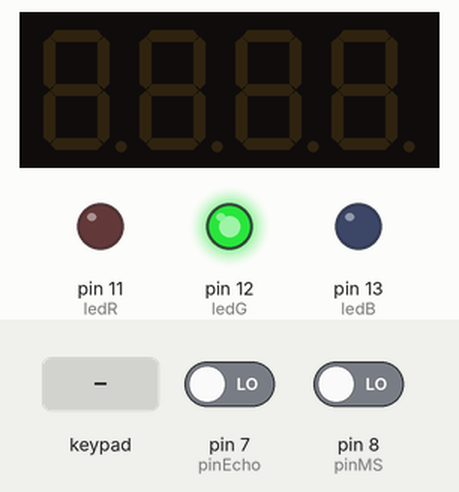
The sketch below on a simulated Arduino Uno, built with avr-gcc and run on an emulated ATmega328P. Parts: 4-digit seven-segment display, output pins drawn as LEDs (lit = HIGH). Dashed ring = blinking. Inputs (shaded band) come from the test bench; at power-on: pin 8 (pinMS) LOW, pin 7 (pinEcho) LOW. Pins used as bus, display or sensor lines are not drawn.

Above: at 2.7 s.
2.8 s: keypad keys 1 3 9 7 pressed 0.4 s apart
At 6.9 s:
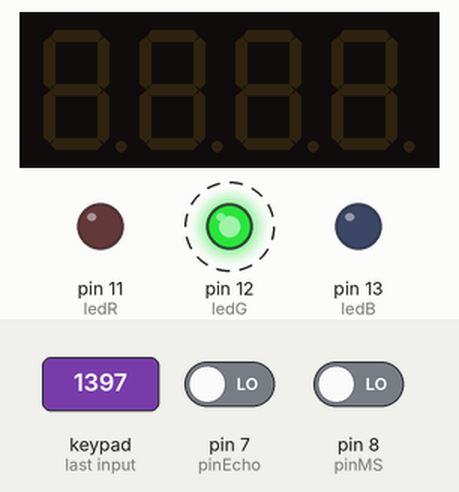
7.4 s: pin 8 (pinMS) driven HIGH
At 9.1 s:
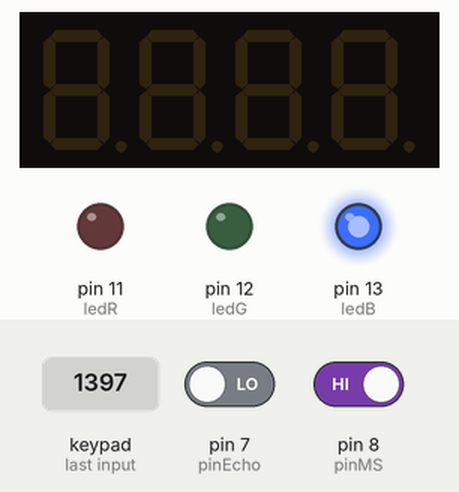
9.9 s: pin 8 (pinMS) driven LOW
At 12.8 s:
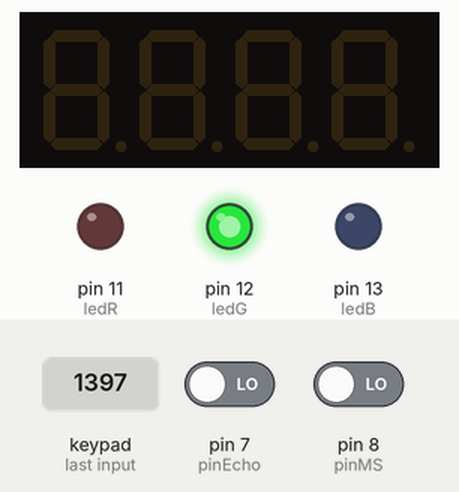
12.9 s: keypad keys 9 8 7 6 pressed 0.4 s apart
At 15.7 s:
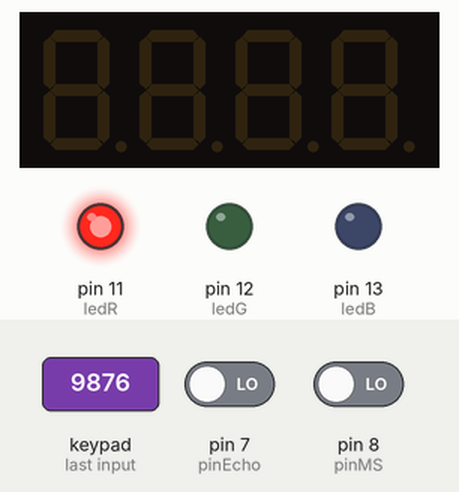
Timing chart, 0 to 17.2 s (numbered marks = the images above; inputs shaded):
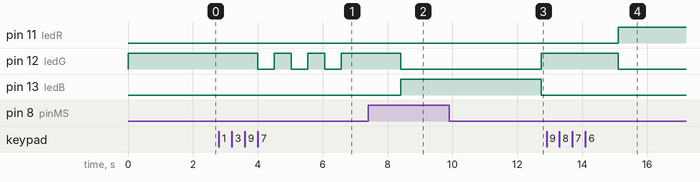

The sketch:

2.6.ino
```cpp
#include <TM1637.h>
#include <Keypad.h>
//password
const String correctPass = "9876";
const int FROM_OUTSIDE = 0;
const int FROM_INSIDE = 1;

// movement sensor
int pinMS = 8;

// digitalTube
int pinClk = 10;
int pinDio = 9;
TM1637 screen(pinClk, pinDio);

// keypad
const byte nRows = 4;
const byte nColumns = 4;
byte pRows[nRows] = {2, 3, 4, 5};
byte pColumns[nColumns] = {A0, A1, A2, A3};
char keys[nRows][nColumns] = {
    {'1', '2', '3', 'A'},
    {'4', '5', '6', 'B'},
    {'7', '8', '9', 'C'},
    {'*', '0', '#', 'D'}};
Keypad keybd = Keypad(makeKeymap(keys), pRows, pColumns, nRows, nColumns);

// leds
int ledR = 11;
int ledG = 12;
int ledB = 13;
int offColor = 0;
int onColor = 255;

// ultrasounds
long distance;
long responseTime;
int pinTrig = 6;
int pinEcho = 7;

// global vars
int changeTimeBit = 0; // if the user is changing the time of the door
int entryBit = 0;      // if user is entering
int inBit = 0;         // means nobody went inside the building
bool isSomebodyOutside = false;
bool isSomebodyInside = false;
char keyPressed = '\0';
int leaveBit = 0;     // if user is leaving
double mls;           // time passed from the door was opened
String newTime = "";  // new time introduce from the user
int openBit = 0;      // if the door is opened value = 1
String pass = "";     // the password introduced by the user
int people = 0;       // counter of how many went inside
int closeTime = 5000; // by default is 5000

void setup()
{
  Serial.begin(9600);
  // leds
  pinMode(ledR, OUTPUT);
  pinMode(ledG, OUTPUT);
  pinMode(ledB, OUTPUT);
  digitalWrite(ledR, LOW);
  digitalWrite(ledG, HIGH);
  digitalWrite(ledB, LOW);

  // ultrasounds
  pinMode(pinTrig, OUTPUT);
  pinMode(pinEcho, INPUT);

  // movementSensor
  pinMode(pinMS, INPUT);

  // digitalTube
  init();
  screen.init();
  screen.set(BRIGHT_TYPICAL);
  delay(1500);
}

/**
 * This function checks if someone tries to go inside. First checks if the password introduced is correct.
 * After that, if is correct sets the entryBit to 1 and open the door calling the openDoor method (that sets the openBit to 1).
 * If openBit is 1 it starts to check if someone is inside and outside. If the user went inside and leave the sensors the door close.
 * If he went inside but the outside sensor detects something it not close the door.
 */
void entry()
{
  if (openBit == 0)
  {
    if (isDigit(keyPressed))
    {
      pass += keyPressed;
    }
    if (pass.length() == 4)
    {
      //       if the pass is correct
      if (pass.equals(correctPass))
      {
        Serial.println("correct pass");
        entryBit = 1;
        openDoor(FROM_OUTSIDE);
      }
      else
      {
        for (int i = 0; i < 3; i++)
        {
          Serial.println("incorrect pass");
          turnOffLed();
          delay(500);
          changeLedColorGreen();
          delay(500);
        }
      }
      pass = "";
    }
  }
  // if the password was correct the door is open
  if (openBit == 1)
  {
    // checks the sensors
    checkUserGetCloseToDoor();
    checkUserGoInside();
    if ((millis() - mls >= closeTime || keybd.getKey() == 'C') && !isSomebodyOutside && !isSomebodyInside && inBit == 1)
    {
      resetValues();
      people++;
      screen.display(0, people);
    }
  }
}

/**
 * This funtion controls the path if the user go from inside to outside
 */
void leave()
{
  // If the inside sensor detects, first door will open
  // and we waits until user go outside
  checkUserGoOutside();
  if (openBit == 1)
  {
    checkUserGetCloseToDoor();
    if (isSomebodyOutside && !isSomebodyInside)
    {
      resetValues();
    }
  }
}

/**
 * Opens the door, sets de openBit to 1 and start the chronometer
 */
void openDoor(int from)
{
  delay(1000);
  //  Serial.println("entro");
  if (from == FROM_OUTSIDE)
    changeLedColorRed();
  if (from == FROM_INSIDE)
    changeLedColorBlue();
  openBit = 1;
  mls = millis();
}

/**
 * If the inside sensor detects something it opens the door and sets de leaveBit to 1
 * so the leave path is chosen
 */
void checkUserGoOutside()
{
  if (digitalRead(pinMS) == HIGH)
  {
    Serial.println("Somebody go out!");
    openDoor(FROM_INSIDE);
    isSomebodyInside = true;
    openBit = 1;
    leaveBit = 1;
  }
  else
  {
    isSomebodyInside = false;
  }
}

/**
 * Checks if somebody is outside the door
 */
void checkUserGetCloseToDoor()
{
  // if there is something close to 10cm the door will not close
  // after 5 seconds the counter will reset to 0
  digitalWrite(pinTrig, LOW);
  delayMicroseconds(5);
  digitalWrite(pinTrig, HIGH);
  delayMicroseconds(10);
  responseTime = pulseIn(pinEcho, HIGH);
  distance = int(0.01716 * responseTime);
  if (distance < 10)
  {
    Serial.println("sensor fuera");
    isSomebodyOutside = true;
  }
  else
  {
    isSomebodyOutside = false;
  }
  delay(100);
}

/**
 * Checks if somebody went inside.
 * Sets the inBit to 1
 */
void checkUserGoInside()
{
  if (digitalRead(pinMS) == HIGH)
  {
    Serial.println("sensor dentro");
    isSomebodyInside = true;
    inBit = 1;
  }
  else
  {
    isSomebodyInside = false;
  }
}

/**
 * Close the door after one path
 * Resets the value of the global variables and the leds.
 */
void resetValues()
{
  changeLedColorGreen();
  openBit = 0;
  inBit = 0;
  entryBit = 0;
  leaveBit = 0;
}

/**
 * Allows the user to change the time for the door to automatically close
 */
void detectsAndChangeTime()
{
  // if the user press "*" and bit == 0 we start to change the close time
  if (keyPressed == '*' && changeTimeBit == 0)
  {
    changeTimeBit = 1;
  }
  else if (changeTimeBit == 1 && isDigit(keyPressed))
  {
    newTime += keyPressed;
  }
  // if time is being updated and press "*"
  else if (keyPressed == '*' && changeTimeBit == 1)
  {
    changeTimeBit = 0;
    closeTime = newTime.toInt();
    newTime = "";
    Serial.println(String(closeTime));
  }
}

void changeLedColorGreen()
{
  analogWrite(ledR, offColor);
  analogWrite(ledG, onColor);
  analogWrite(ledB, offColor);
  delay(15);
}

void changeLedColorRed()
{
  analogWrite(ledR, onColor);
  analogWrite(ledG, offColor);
  analogWrite(ledB, offColor);
  delay(15);
}

void changeLedColorBlue()
{
  analogWrite(ledR, offColor);
  analogWrite(ledG, offColor);
  analogWrite(ledB, onColor);
  delay(15);
}

void turnOffLed()
{
  analogWrite(ledR, offColor);
  analogWrite(ledG, offColor);
  analogWrite(ledB, offColor);
  delay(15);
}

void loop()
{
  keyPressed = keybd.getKey();
  detectsAndChangeTime();
  // if time is not being changed
  if (changeTimeBit == 0)
  {
    if (leaveBit == 0)
    {
      entry();
    }
    if (entryBit == 0)
    {
      leave();
    }
  }
}
```

Measured:
- after the input at 2.8 s, pin 12 (ledG): alternates HIGH for 0.52 s and LOW for 0.52 s, starting after 1.2 s
- after the input at 7.4 s, pin 12 (ledG): HIGH → LOW after 1.0 s; pin 13 (ledB): LOW → HIGH after 1.0 s
- after the input at 9.9 s, pin 12 (ledG): LOW → HIGH after 2.8 s; pin 13 (ledB): HIGH → LOW after 2.8 s
- after the input at 12.9 s, pin 11 (ledR): LOW → HIGH after 2.2 s; pin 12 (ledG): HIGH → LOW after 2.2 s
